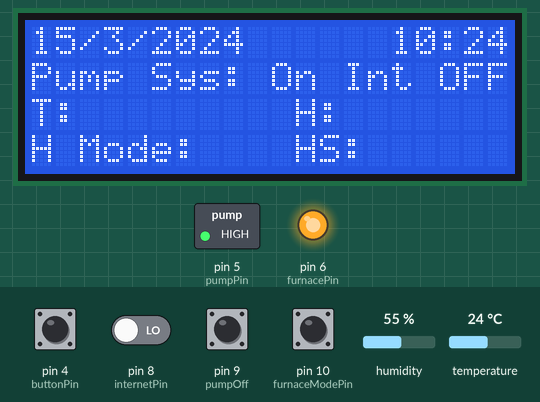
This sketch was run on a simulated Arduino Uno, built with avr-gcc and run on an emulated ATmega328P. Shown: 20×4 character LCD, switched loads named in the sketch (green lamp = pin HIGH), output pins drawn as LEDs (lit = HIGH). The test bench sets the inputs (shaded band); at power-on: pin 9 (pumpOff), pin 10 (furnaceModePin) HIGH, pin 4 (buttonPin), pin 8 (internetPin) LOW, temperature 24 °C, humidity 55 %. WiFi joins after 1.5 s; servers stay silent unless stated; the local clock reads 2024-03-15 10:24:30 at power-on unless the sketch sets it; no MQTT or app messages arrive unless stated; what the sketch prints to the serial monitor is not drawn.

Above: at 2.8 s.
2.9 s: pin 8 (internetPin) driven HIGH
At 5.4 s:
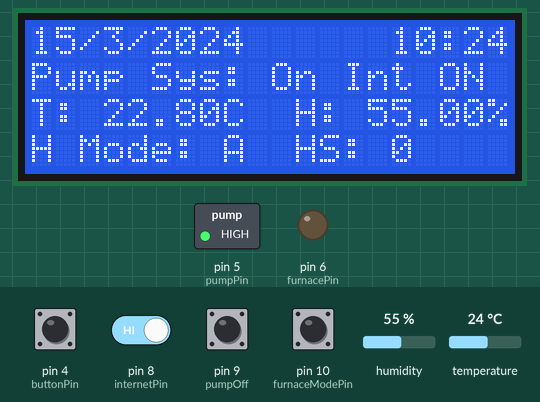
6.2 s: temperature set to 11.5 °C
At 8.1 s:
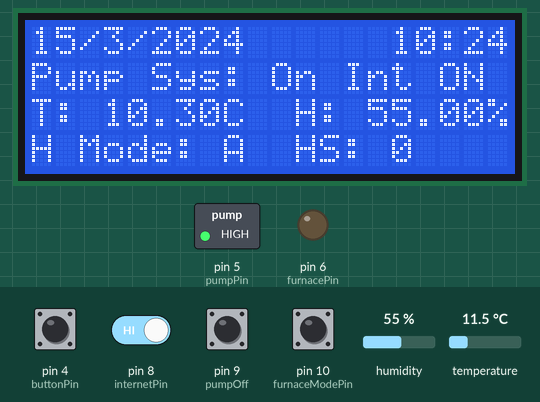
9.3 s: temperature set to 10.5 °C
At 11.3 s:
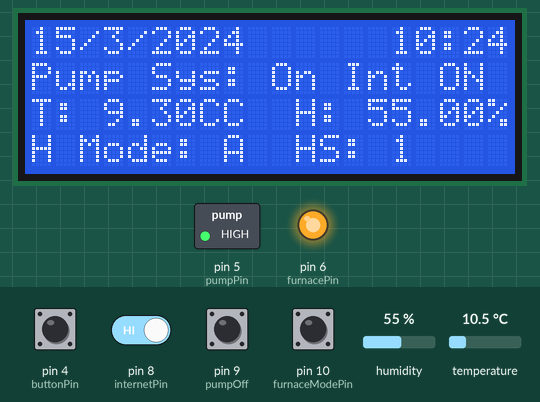
12.3 s: pin 8 (internetPin) driven LOW
At 15.1 s:
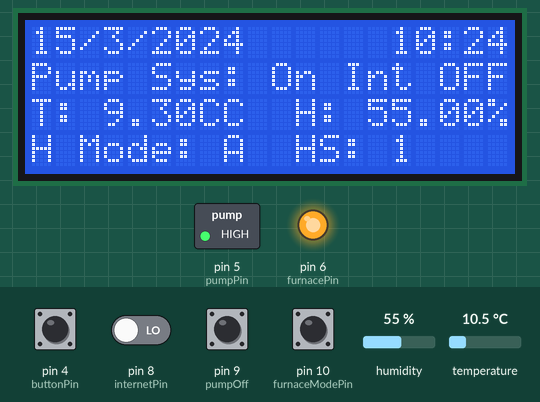
15.4 s: temperature set to 12 °C
At 17.8 s:
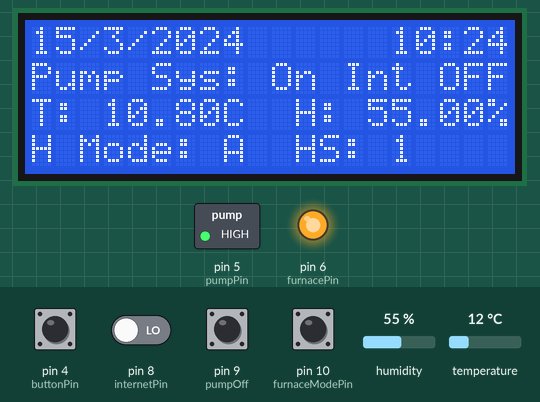
18.4 s: pin 8 (internetPin) driven HIGH
At 20.7 s:
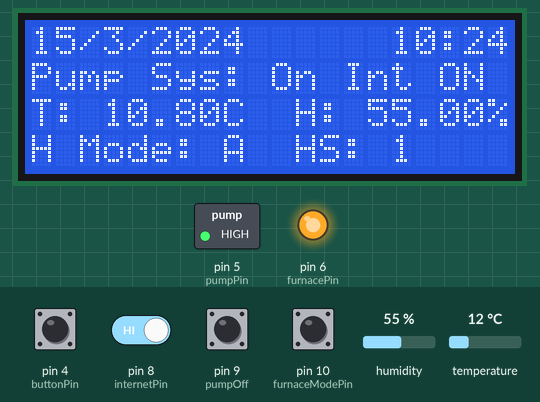
Timing chart, 0 to 22.2 s (numbered marks = the images above; inputs shaded):
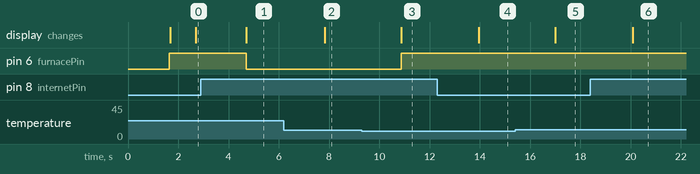

Measured:
- the behaviour switches between 11.2 and 11.1 °C on temperature (found by bisection; images 2 and 3)
- after the input at 2.9 s, the display: first differs from a run without the input after 1.8 s (image 1)
- after the input at 6.2 s, the display: changes after 1.6 s (image 2)
- after the input at 9.3 s, pin 6 (furnacePin): LOW → HIGH after 1.6 s; the display: changes after 1.6 s (image 3)
- after the input at 12.3 s, the display: changes after 1.7 s (image 4)
- after the input at 15.4 s, the display: changes after 1.6 s (image 5)
- after the input at 18.4 s, the display: changes after 1.7 s (image 6)

The sketch:

FurnacePumpControlP1-0.ino
```cpp
#include <SPI.h>
#include <Ethernet.h>
#include <PubSubClient.h>               //For Mosquito
#include <Wire.h>
#include <TimeLib.h>
#include <LiquidCrystal_I2C.h>
#include <DS1307RTC.h>
#include "DHT.h"

#define DHTPIN 2                       // digital pin for temperature data
#define DHTTYPE DHT22                  // DHT 22  (AM2302), AM2321
DHT dht(DHTPIN, DHTTYPE);

byte mac[]    = {  0xDE, 0xED, 0xBA, 0xFE, 0xFE, 0xED };  //For Mosquito don't change

IPAddress ip(192, 168, 1, 109);       // Replace with an IP that is unused for network
IPAddress server(192, 168, 1, 103);   //Raspberry Pi IP Address

// Initializes the clients
EthernetClient ethClient;
PubSubClient client(ethClient);

float temp_in_celsius = 0;
float temp_in_kelvin=0;
float temp_sensor_adj = .9;
float T=0;                             //value of Temp Cent returned by temp function

const int buttonPin = 4;               // the number of the pushbutton pin for backlight
const int pumpPin =5;                  // pin controlling relay for irrigation pump
const int pumpOff = 9;
const int furnacePin =6;               // pin controlling relaz for furnace
//const int ledPin7 = 7;                //part of Internet hookup test
const int internetPin = 8;              //pin for turning internet access on or off
const int furnaceModePin = 10;           //pin to receive Home or Away signal from Internet Switch

int internetButton;                      //variable for ON OFF state of internet button
int buttonState = 0;                   // variable for reading the pushbutton status-LOW turns on LCD
int prevbuttonState = 0;               //stores previous LCD button state to see if it has changed

unsigned long Basetime;                //variable for time of current bootup
unsigned long CurtimePump;             //time of pump at snapshot
unsigned long PumpOnTime;              //Target time for turning on pump
unsigned long ActPumpOnTime;           //Actual time when the pump was turned on
unsigned long PumpRunningTime;         //Length in seconds that pumpPin has been LOW
unsigned long Timediff;                //seconds remaining until PumpOnTime
unsigned long PumpInterval = 86400;    //One day cycle for pump time
//unsigned long PumpInterval = 200;    //for testing purposes only should be commented out
unsigned long StartOfDayTime;          //midnight(start of day) of current day
unsigned long PumpOnHour = 28800;      //Seconds from midnight to 8:00AM
//unsigned long PumpOnHour = 66720;    //Seconds from midnight to test time.should be commented out

int pumpStatus = HIGH;

//Heating Variables-------------------------------------------------------------------------------
int HeatingMode = 1;                    //Mode of Heating system 0 = Away, 1= Home
unsigned long CurtimeFurnace;           //time of furnace at execution of furnace control function
unsigned long FurnaceOnTime;            //time that the furnace was turned on
unsigned long FurnaceRunningTime;        //length of time in seconds that the furnance has been on
int furnaceStatus = LOW;                //sets status variable to LOW (furnance On)
float HeatOnTemp = 10;                  //minimum temperature allowed when system is set to AWAY
unsigned long HeatingOffDelay = 7200;    //furnace runs for 2hrs (7200 seconds) past satisfaction of minimum temp
int HoldFurnace = 0;                    //allows mainbody to test if Furnace is running within the HeatingDelay time
unsigned long FurnaceTimeRemaining = 0;  //the amount of seconds remaining from current time to furnace off for Heating Delay

unsigned long daystart(void);
void lcd_on_off(void);
void PumpControl(void);
float temp(void);

LiquidCrystal_I2C lcd(0x27,20,4);      // set the LCD address to 0x27 for a 20 chars and 4 line display

//----Publishing Logic Function---------------------------------------------------------------------------------
// This functions is executed when some device publishes a message to a topic that your Arduino is subscribed to
// Change the function below to add logic to your program, so when a device publishes a message to a topic that
// your Arduino is subscribed you can actually do something

void callback(char* topic, byte* message, unsigned int length) {
  Serial.print("Message arrived on topic: ");
  Serial.print(topic);
  Serial.print(". Message: ");
  String messageTemp;

  for (int i = 0; i < length; i++) {
    Serial.print((char)message[i]);
    messageTemp += (char)message[i];
  }
  Serial.println();
  // Feel free to add more if statements to control more Pins with MQTT

  // If a message is received on the topic home/livingroom/arduino/ledPin6
  // It's a value between 0 and 255 to adjust the LED brightness
  if(String(topic)=="home/bar/pin6"){
      Serial.print("Changing Digital Pin 6 Brithness to ");
      Serial.print(messageTemp);
      // analogWrite(furnacePin, messageTemp.toInt());
  }
  // If a message is received on the topic home/livingroom/arduino/ledPin7,
  //you check if the message is either 1 or 0. Turns the Arduino Digital Pin according to the message
  if(String(topic)=="home/bar/pin7"){
      Serial.print("Changing Digital Pin 7 to ");
      if(messageTemp == "1"){
        //digitalWrite(ledPin7, HIGH);
        Serial.print("On");
      }
      else if(messageTemp == "0"){
        //digitalWrite(ledPin7, LOW);
        Serial.print("Off");
      }
  }
  Serial.println();
}
//----End of Publishing Logic Function---------------------------------------------------------------


//----Reconnect Function------------------------------------------------------------------------------
// This functions reconnects your Arduino to your MQTT broker
// Change the function below if you want to subscribe to more topics with your Arduino
void reconnect() {
  // Loop until we're reconnected
  while (!client.connected()) {
    Serial.print("Attempting MQTT connection...");
    // Attempt to connect
    if (client.connect("arduinoClient")) {
      Serial.println("connected");
      // Subscribe or resubscribe to a topic
      // You can subscribe to more topics (to control more LEDs in this example)
      client.subscribe("home/bar/pin6");
      client.subscribe("home/bar/pin7");
      client.subscribe("inTopic");
      client.subscribe("outTopic");
    } else {
      Serial.print("failed, rc=");
      Serial.print(client.state());
      Serial.println(" try again in 5 seconds");
      // Wait 5 seconds before retrying
      delay(5000);
    }
  }
}

//---End of Reconnect Function---------------------------------------------------------

void setup() {

  //General Setup---------------------------------------
  pinMode(buttonPin, INPUT);          // initialize LCD backlight button
  digitalWrite (buttonPin, LOW);      //set LCD control pin to LOW(ON)
  Serial.begin(9600);
  //NodeRed Ethernet Setup---------------------------------------

  //pinMode(furnacePin, OUTPUT);      //controls low voltate relay for furnace control redundant
  //pinMode(ledPin7, OUTPUT);
  pinMode(internetPin, INPUT);        //sets internet pin to INPUT

  client.setServer(server, 1883);
  client.setCallback(callback);

  Ethernet.begin(mac, ip);

  delay(1500);                        // Allow the hardware to sort itself out

 //LCD Setup------------------------------------------------------------
  lcd.init();                         // initialize the lcd
  lcd.init();                         //2nd init per example sketches
  lcd.backlight();

//DHT Setup-------------------------------------------------------------
  lcd.setCursor(0,2);
  lcd.print("T:");
  lcd.setCursor(11,2);
  lcd.print("H:");
  dht.begin();

//RTC Setup--------------------------------------------------------------
 setSyncProvider(RTC.get);                  // the function to get the time from the RTC

 //Pump Control Setup-----------------------------------------------------
  StartOfDayTime = daystart();              //Gets the UNIX time for midnight of current day

  Basetime = RTC.get();                     //gets current time in seconds when system has started
  PumpOnTime = StartOfDayTime + PumpOnHour; //sets initial pump operation for current time plus interval
  if (Basetime > PumpOnTime) {              //checks to see if the day's pump has been missed
    PumpOnTime = PumpOnTime + PumpInterval; //if missed set it for the next pump on time
  }
  pinMode(pumpPin, OUTPUT);                 //initiates pin for pump relay
  pinMode(pumpOff, INPUT),
  digitalWrite(pumpPin,HIGH);               //sets pin to release relay
  digitalWrite (pumpOff, HIGH);             //sets up pin for pump on-off button

 //Furnace Control Setup----------------------------------------------------
  pinMode(furnacePin, OUTPUT);               //initiates pin for furnace relay
  pinMode(furnaceModePin, INPUT);            //sets furnace mode pin to INPUT
  digitalWrite(furnacePin, HIGH);            //turns furnace on by default at startup--note relay wired Normally Closed
  lcd.setCursor(0,3);                        //Heating Mode Label
  lcd.print("H Mode:");
  lcd.setCursor(11,3);
  lcd.print("HS:");

//Debug Output------------------------------
//Serial.println("Setup Data");
//Serial.print("Basetime: "); Serial.print(Basetime); Serial.print("  PumpOnTime"); Serial.print(PumpOnTime); Serial.print("  StartOfDayTime");Serial.print(StartOfDayTime);Serial.print("  PumpOnHour"); Serial.print(PumpOnHour);
//Serial.println();

  lcd.setCursor(13,1);                      //Internet ON or OFF label
  lcd.print("Int ");                        //Prints Label for Internet Satus
}
//------------END OF SETUP--------------

void loop() {
  lcd.setCursor(17,1);                        //Sets cursor to Internet ON or OFF position

  internetButton = digitalRead(internetPin);
  if (internetButton == 1) {                  //Checks if Internet On button is depressed, if not skipt Internet Connection Routine
   lcd.print("ON ");
   if (!client.connected()) {
    reconnect();
  }
  if(!client.loop()) {
    client.connect("arduinoClient");
  }
  }
  else {
    lcd.print("OFF");
  }
  lcd_on_off();                             //turns lcd backlight on or off based upon switch


//-----------------GETS AND DIPLAYS CURRENT TIME AND DATE
  //Reads RTC
  tmElements_t tm;

  if (RTC.read(tm))
   {
      lcd.setCursor(15,0);
      if ((tm.Hour)<10)
         {
              lcd.print("0");
         }
      lcd.print(tm.Hour);
      lcd.print(":");

      if ((tm.Minute)<10)
         {
              lcd.print("0");
         }
      lcd.print(tm.Minute);
      lcd.setCursor(0,0);
      lcd.print(tm.Day);
      lcd.print("/");
      lcd.print(tm.Month);
      lcd.print("/");
      lcd.print(tmYearToCalendar(tm.Year));
    }

    else
    {
      lcd.setCursor(0,0);
      if (RTC.chipPresent())
        {
              lcd.print("Run the SetTime");
        }
      else
        {
              lcd.print("Chk Circuits");
        }
      }
//------------------End of Time and Date Routine


  PumpControl();                        //calls function to control pump

  lcd.setCursor(0,1);
  lcd.print("Pump Sys: ");
  lcd.setCursor(10,1);
 if (digitalRead(pumpOff) == HIGH) {
    lcd.print("On ");
  }
  else {
    lcd.print("Off");
  }
/*
lcd.setCursor(0,2);
  lcd.print("Pump State: ");
  lcd.setCursor(13,2);
  if (digitalRead(pumpPin) == HIGH) {

    lcd.print("OFF");
  }
  else  {
    lcd.print("ON ");
  }
*/
  T = temp();                             //calls temperature reading and display function
 Serial.println(T);
 Serial.println(HeatOnTemp);
 Serial.println(digitalRead(furnaceModePin));
//---Furnace Control----------------------------------------------------------------------


   if (digitalRead(furnaceModePin) == LOW) {      //Checks if power from remote switch is OFF (HOME)

      digitalWrite(furnacePin, HIGH);    //Turns Furnace ON by keeping relay low
      lcd.setCursor(8,3);
      lcd.print("H");
      }

    if (digitalRead(furnaceModePin) == HIGH){         //Controls furnace to maintain minimum temperature

        if (T < HeatOnTemp){                          //If less than target T, pass control to function that turns furn
          FurnaceControl();
        }
        if (HoldFurnace == HIGH){                     // If furnace is in HOLD mode (minimum 2hr run time) pass control to function
          FurnaceControl();
        }

        if (HoldFurnace == LOW){                      //  If furncace is not in HOLD mode and T >= to target, turn furnace off
          if (T >= HeatOnTemp){
          digitalWrite(furnacePin, LOW);
          }
        }

       lcd.setCursor(8,3);
       lcd.print("A");
      }


   lcd.setCursor(15,3);
   lcd.print(HoldFurnace);
}

//------------END OF VOID LOOP--------------
```

furnace_control.ino
```cpp
/*
 NOTES:
 This function requires a test in the main body for:
  a. temperature actual < temperature target. If yes, call this function
  b. Heating system mode Call this function only if set on AWAY
  c. HoldFunace.  Only call this function when HIGH


 This function is called only if:
  a. Heating System is AWAY ,and
  b. Temp Actual is Less than or Equal to LOW Temp, and

 The function then
  a. records the start time of the function
  b. If the system is off, it records the ON time and turns the system ON
  c. It calculates the running time of the current ON cycle
  d. It determines wheter Hold time has been exceeded. If YES, then turns the system off
 */

 void FurnaceControl() {
  CurtimeFurnace =RTC.get();                             //gets current time for start of this function
  //furnaceStatus = digitalRead(furnacePin);             //reads whether furnace is on or not


  if (digitalRead(furnacePin) == LOW){                   //check if furnace is off Pin is low, meaning activated relay, wired normally closed)
    FurnaceOnTime = CurtimeFurnace;                      //Record the time that the furnace starts
    digitalWrite(furnacePin, HIGH);                      //turns furnace ON by setting relay input HIGH (relay off, wired normally clsoed)
    HoldFurnace = HIGH;                                  //sets the furnace to HOLD mode after initial startup
  }
  FurnaceRunningTime = CurtimeFurnace  - FurnaceOnTime;  //calculates the current running time of the furnace

  if (FurnaceRunningTime > HeatingOffDelay) {            //Tests if current running time has exceed limit
    furnaceStatus = LOW;                                 //If YES, then turns furnace off (DO WE NEED THIS STATEMENT?)
    digitalWrite(furnacePin, LOW);                       //Energizes relay which turns off furnace
    HoldFurnace = LOW;                                   //Sets furnace hold status to Off
  }


return;
}
```

pump_control.ino
```cpp
/*Controls the ON and OFF of the pump based upon proximity to Target ON and OFF times which are calculated
 * at the beginning during setup.  The targeted ON and OFF times for the NEXT cycle are calculated and updated
 * by this function when the pump has completed its cycle.  Current parameters are:
 * Pump ON once per day at 8:00AM, max running time 2 minutes.  Pump is turned off outside of this program
 * via a float switch in the water tank.
 */


void PumpControl() {
 CurtimePump =RTC.get();
 pumpStatus = digitalRead(pumpPin);              //read current status of pump, HIGH is off, LOW is on
 Timediff = PumpOnTime - CurtimePump;           //seconds left until the pump is scheduled to be on
 if (pumpStatus == HIGH) {                       //evaluates circumstances if pump is OFF


  if (Timediff < 30) {                            //Checks if current time is within 30 seconds of target on time.
    digitalWrite(pumpPin,LOW);                    //Turns pump on
    ActPumpOnTime = RTC.get();                    //Records time the pump actually went on vs. the target
    PumpOnTime = PumpOnTime + PumpInterval;       //Sets the new target for the next pump on cycle
    }
  }

if (pumpStatus == LOW) {                          //Checks if pump is ON

  PumpRunningTime = CurtimePump - ActPumpOnTime;  //If pump in ON, update running time
  if (PumpRunningTime > 120) {                    //Check if pump has run for target time and turn off is yes
    digitalWrite(pumpPin, HIGH);                  //Turns pump off
    PumpRunningTime =0;                           //Clear the pump running time after turning pump off
  }
}
delay(1000);                                      //Used in original routine to avoid running function more than once per second.probably not needed now

return;
}
```

start_of_day.ino
```cpp
unsigned long daystart() {
  unsigned long timeofday = RTC.get();
  unsigned long parttime = timeofday % 86400;
  unsigned long midnight = timeofday - parttime;

  return midnight;
}
```

temp.ino
```cpp
float temp(){

/*---------------GETS AND CALCULATES CELSIUS TEMPERATURE
 Wait a few seconds between measurements.
  Reading temperature or humidity takes about 250 milliseconds!
   Sensor readings may also be up to 2 seconds 'old' (its a very slow sensor)
  */
  delay(2000);


  float h = dht.readHumidity();
  float t = dht.readTemperature()-1.2;             // Read temperature as Celsius (the default)
  float f = dht.readTemperature(true)-(1.2*9/5);    // Read temperature as Fahrenheit (isFahrenheit = true)

  if (isnan(h) || isnan(t) || isnan(f)) {           // Check if any reads failed and exit early (to try again).
    Serial.println("Failed to read from DHT sensor!");
    return;
  }


  //float hif = dht.computeHeatIndex(f, h);           // Compute heat index in Fahrenheit (the default)
  //float hic = dht.computeHeatIndex(t, h, false);    // Compute heat index in Celsius (isFahreheit = false)

/*
  Serial.print("Humidity: ");
  Serial.print(h);
  Serial.print(" %\t");
  Serial.print("Temp: ");
  Serial.print(t);
  Serial.print(" *C ");
  Serial.print(f);
  Serial.print(" *F\t");
  Serial.print("Heat index: ");
  Serial.print(hic);
  Serial.print(" *C ");
  Serial.print(hif);
  Serial.println(" *F");
  */
 //----------------END OF TEMPERATURE CALCULATION

 //----------------DISPLAYS TEMPERATURE
  lcd.setCursor(3,2);
  lcd.print(t);
  lcd.print("C");
  lcd.setCursor(14,2);
  lcd.print(h);
  lcd.print("%");
//  lcd.print(analogRead(0));
//  lcd.print(analogRead(1));
//-----------------END OF TEMPURATURE DISPLAY
return t;
}
```

Source omitted: lcd_on_off.ino (705 bytes)
